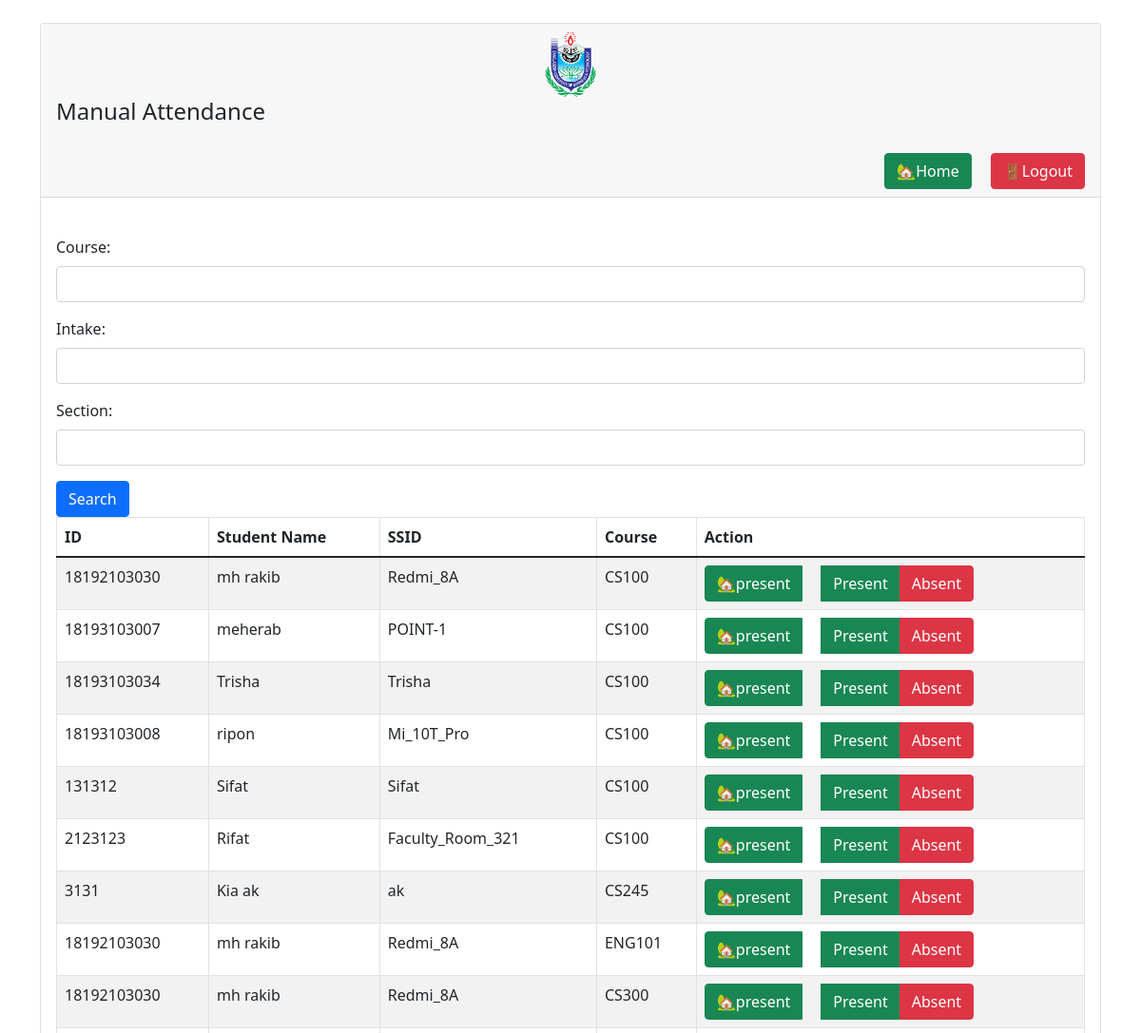
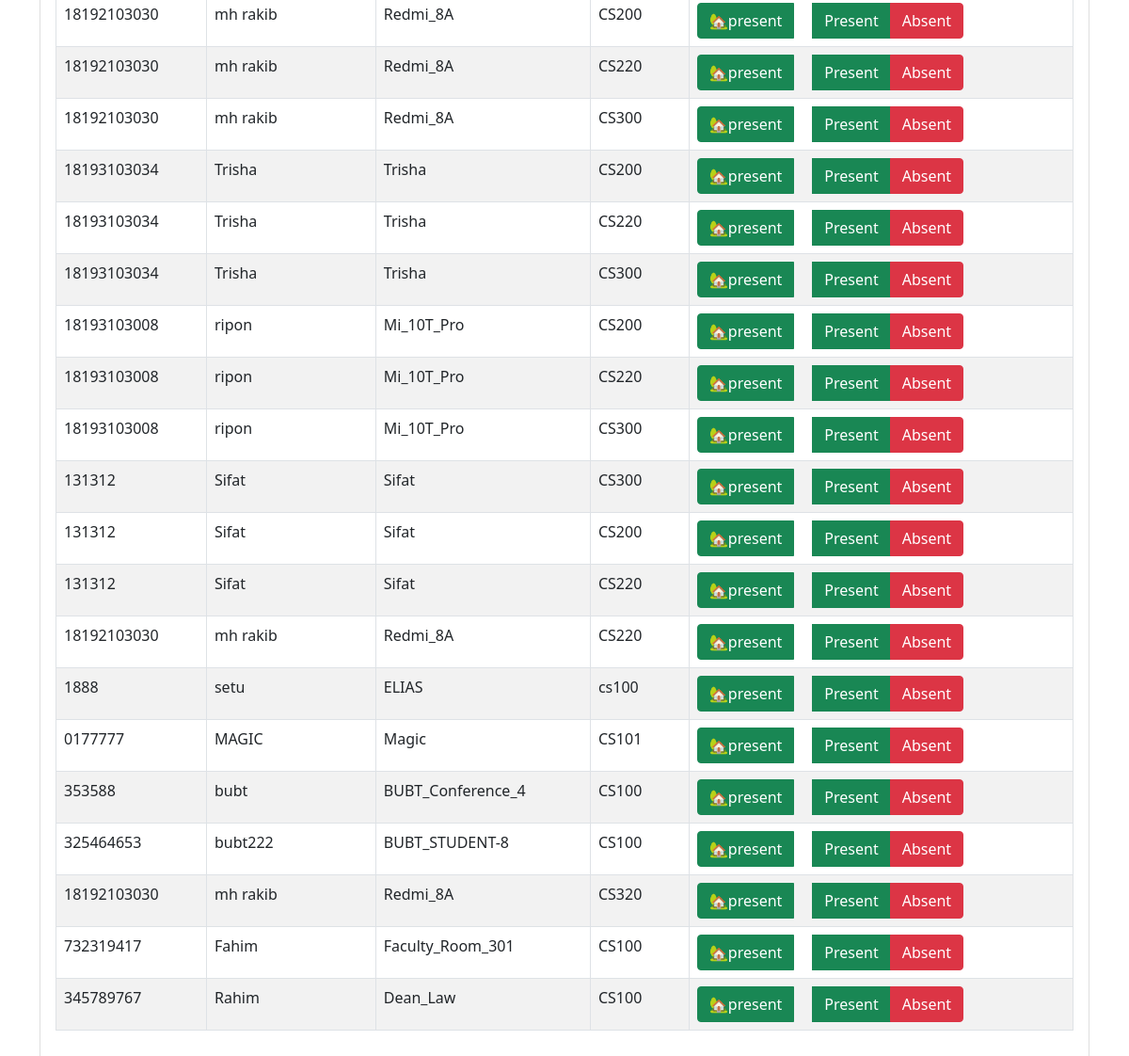
The page /attendance-manual.php on the database its author committed (2 pictures, top to bottom).
### tables this page shows
CREATE TABLE `students` (
  `id` int(11) NOT NULL,
  `sid` varchar(11) DEFAULT NULL,
  `name` varchar(191) DEFAULT NULL,
  `ssid` varchar(100) NOT NULL,
  `macAddress` varchar(191) NOT NULL,
  `phone` varchar(191) NOT NULL,
  `course` varchar(191) NOT NULL,
  `intake` text NOT NULL,
  `sec` text NOT NULL
);

### attendance-manual.php (the view, shortened to what this page needs)
<?php
require 'dbcon.php';
$selectQuery = "SELECT * FROM students";
$result = mysqli_query($con, $selectQuery);
$students = mysqli_fetch_all($result, MYSQLI_ASSOC);
?>
<!DOCTYPE html>
<html lang="en">
<head>
    <link href="https://cdn.jsdelivr.net/npm/bootstrap@5.1.3/dist/css/bootstrap.min.css" rel="stylesheet">
</head>
<body>
<div class="container mt-4">
    <div class="row">
        <div class="col-md-12">
            <div class="card">
                <div class="card-header">
                    <center>
                        <img src="bubt.png" alt="BUBT Logo" style="height: 70px; margin-right: 0px;">
                    </center>
                    <h4>
                        <div>Manual Attendance</div>
                        <br>
                        <a href="index.php" class="btn btn-danger float-end">🚪Logout</a>
                        <a style="margin-right: 20px" href="homepage.php" class="btn btn-success float-end">🏡Home</a>
                    </h4>
                </div>
                <br>
                <div class="card-body">
                    <form method="POST" action="">
                        <div class="mb-3">
                            <label for="course" class="form-label">Course:</label>
                            <input type="text" class="form-control" id="course" name="course">
                        </div>
                        <div class="mb-3">
                            <label for="intake" class="form-label">Intake:</label>
                            <input type="text" class="form-control" id="intake" name="intake">
                        </div>
                        <div class="mb-3">
                            <label for="section" class="form-label">Section:</label>
                            <input type="text" class="form-control" id="section" name="section">
                        </div>
                        <button type="submit" class="btn btn-primary">Search</button>
                    </form>
                    <table class="table table-bordered table-striped">
                        <thead>
                            <tr>
                                <th>ID</th>
                                <th>Student Name</th>
                                <th>SSID</th>
                                <th>Course</th>
                                <th>Action</th>
                            </tr>
                        </thead>
                        <tbody>
                            <?php foreach ($students as $student) { ?>
                                <tr>
                                    <td><?= $student['sid']; ?></td>
                                    <td><?= $student['name']; ?></td>
                                    <td><?= $student['ssid']; ?></td>
                                    <td><?= $student['course']; ?></td>
                                    <td>
                                        <div class="btn-group" role="group" aria-label="Attendance">
                                        <a style="margin-right: 20px" href="update-manual-attendance.php" class="btn btn-success float-end">🏡present</a>
                                            <button type="button" class="btn btn-success" onclick="markAttendance('Present', <?= $student['sid']; ?>)">Present</button>
                                            <button type="button" class="btn btn-danger" onclick="markAttendance('Absent', <?= $student['sid']; ?>)">Absent</button>
                                        </div>
                                    </td>
                                </tr>
                            <?php } ?>
                        </tbody>
                    </table>
                </div>
                <br>
            </div>
        </div>
    </div>
</div>
</body>
</html>

### rows shown on the page
students: sid "18192103030", name "mh rakib", ssid "Redmi_8A", course "CS100"
students: sid "18193103007", name "meherab", ssid "POINT-1", course "CS100"
students: sid "18193103034", name "Trisha", ssid "Trisha", course "CS100"
students: sid "18193103008", name "ripon", ssid "Mi_10T_Pro", course "CS100"
students: sid "131312", name "Sifat", ssid "Sifat", course "CS100"
students: sid "2123123", name "Rifat", ssid "Faculty_Room_321", course "CS100"
students: sid "3131", name "Kia ak", ssid "ak", course "CS245"
students: sid "18192103030", name "mh rakib", ssid "Redmi_8A", course "ENG101"
students: sid "18192103030", name "mh rakib", ssid "Redmi_8A", course "CS300"
students: sid "18192103030", name "mh rakib", ssid "Redmi_8A", course "CS200"
students: sid "18192103030", name "mh rakib", ssid "Redmi_8A", course "CS220"
students: sid "18192103030", name "mh rakib", ssid "Redmi_8A", course "CS300"
students: sid "18193103034", name "Trisha", ssid "Trisha", course "CS200"
students: sid "18193103034", name "Trisha", ssid "Trisha", course "CS220"
students: sid "18193103034", name "Trisha", ssid "Trisha", course "CS300"
students: sid "18193103008", name "ripon", ssid "Mi_10T_Pro", course "CS200"
students: sid "18193103008", name "ripon", ssid "Mi_10T_Pro", course "CS220"
students: sid "18193103008", name "ripon", ssid "Mi_10T_Pro", course "CS300"
students: sid "131312", name "Sifat", ssid "Sifat", course "CS300"
students: sid "131312", name "Sifat", ssid "Sifat", course "CS200"
students: sid "131312", name "Sifat", ssid "Sifat", course "CS220"
students: sid "18192103030", name "mh rakib", ssid "Redmi_8A", course "CS220"
students: sid "1888", name "setu", ssid "ELIAS", course "cs100"
students: sid "0177777", name "MAGIC", ssid "Magic", course "CS101"
students: sid "353588", name "bubt", ssid "BUBT_Conference_4", course "CS100"
students: sid "325464653", name "bubt222", ssid "BUBT_STUDENT-8", course "CS100"
students: sid "18192103030", name "mh rakib", ssid "Redmi_8A", course "CS320"
students: sid "732319417", name "Fahim", ssid "Faculty_Room_301", course "CS100"
students: sid "345789767", name "Rahim", ssid "Dean_Law", course "CS100"
